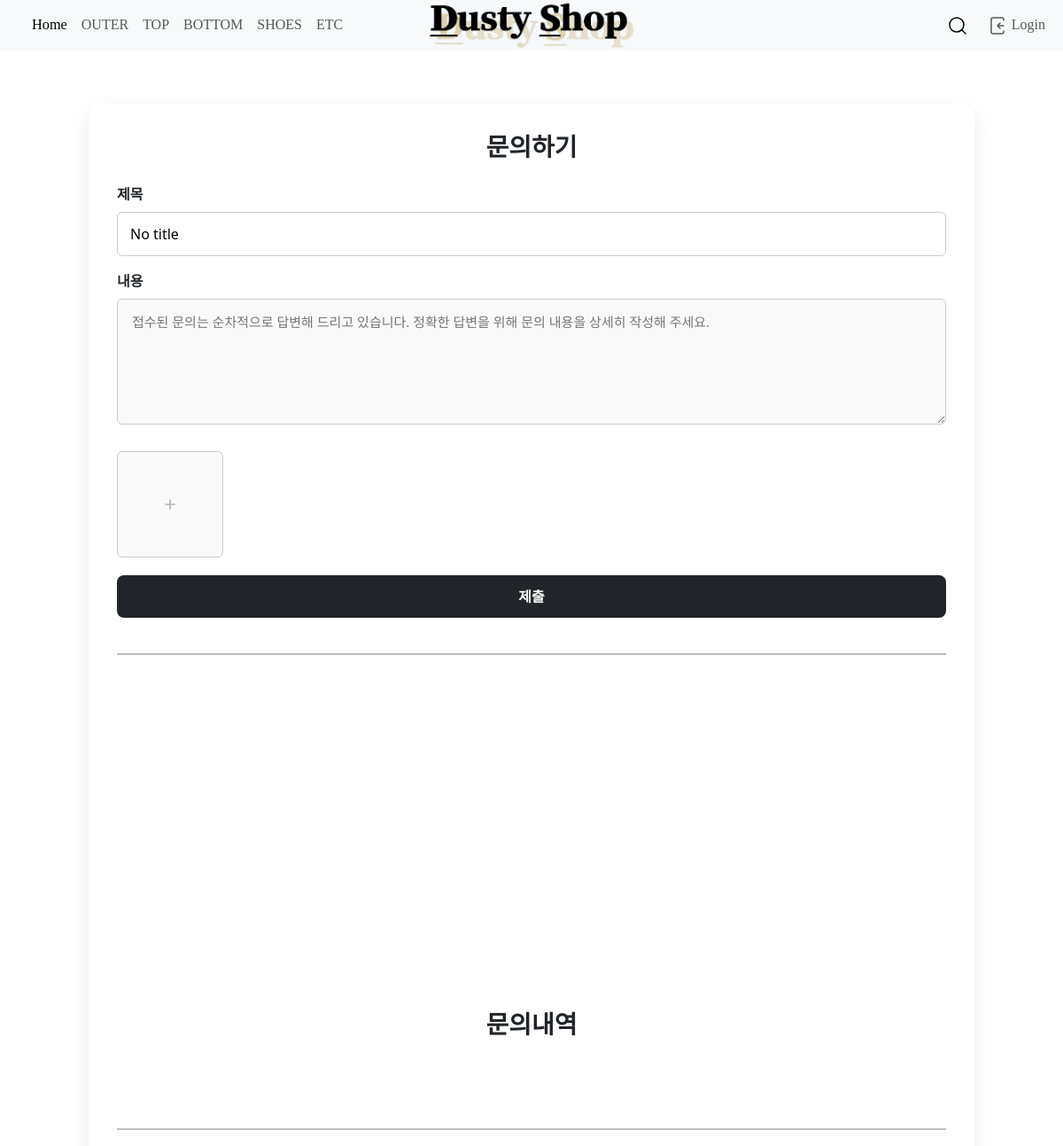
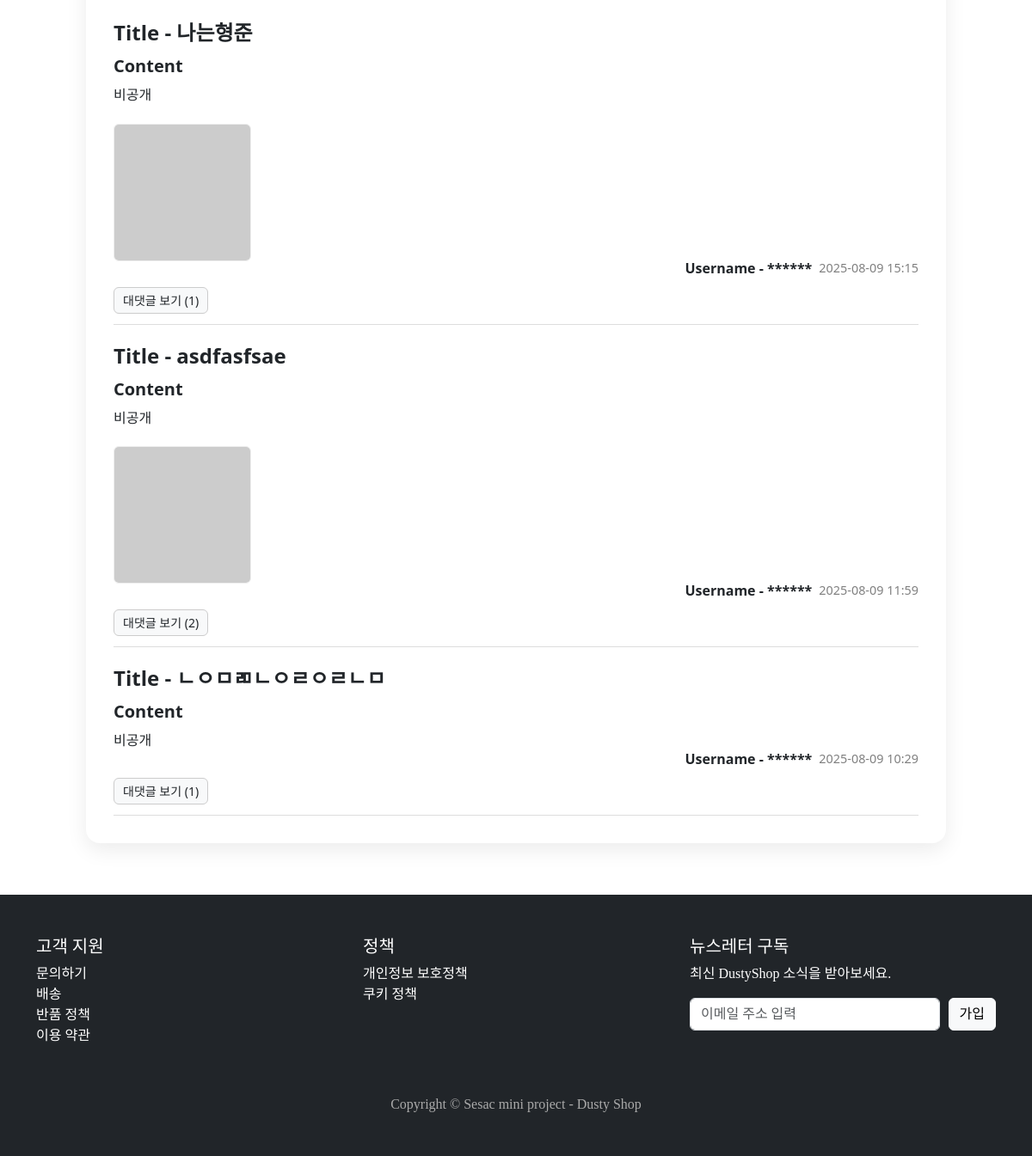
The page /mypage/contact/ on the database its author committed (2 pictures, top to bottom).
### shop/models.py (models this page shows, shortened)
class Comment(models.Model):
    post = models.ForeignKey('Post', on_delete=models.CASCADE,
                             related_name='comments', null=True, blank=True)
    author = models.ForeignKey(User, on_delete=models.CASCADE, null=True, blank=True)
    title = models.CharField(max_length=100, default="No title")
    content = models.TextField()
    uploaded_image = models.ImageField(upload_to='images/', blank=True, null=True)
    created_date = models.DateTimeField(auto_now_add=True, null=True)
    updated_date = models.DateTimeField(auto_now=True, null=True)
    parent = models.ForeignKey('self', null=True, blank=True,
                               on_delete=models.CASCADE, related_name='replies')

### shop/views.py (the view)
# urls.py: path('mypage/contact/', views.contact, name='contact'),
def contact(request):
    if request.method == "POST":
        commentform = CommentForm(request.POST, request.FILES)
        if commentform.is_valid():
            comment = commentform.save(commit=False)
            comment.author = request.user if request.user.is_authenticated else None
            comment.save()
            messages.success(request, "문의가 등록되었습니다.")
            return redirect('contact')
    else:
        commentform = CommentForm()
    qs = Comment.objects.filter(parent__isnull=True).order_by("-created_date")
    comments = qs.select_related('author').prefetch_related('replies__author')
    return render(request, "shop/contact.html", {
        "commentform": commentform,
        "comments": comments,
    })

### shop/forms.py
class CommentForm(forms.ModelForm):
    class Meta:
        model = Comment
        fields = ['title', 'content', 'uploaded_image']
        widgets = {
            'title': forms.TextInput(attrs={
                "style": "width:100%; padding:12px 14px; font-size:16px; "
                         "border:1px solid #ccc; border-radius:6px;"
            }),
            'content': forms.Textarea(attrs={
                "rows": 5,
                "placeholder": (
                    "접수된 문의는 순차적으로 답변해 드리고 있습니다. "
                    "정확한 답변을 위해 문의 내용을 상세히 작성해 주세요."
                ),
                "style": ("width:100%; padding:14px 16px; font-size:15px; "
                          "border:1px solid #ccc; border-radius:6px; background:#f9f9f9;")
            }),
            'uploaded_image': forms.ClearableFileInput(attrs={
                "style": "display:none;"
            })
        }
        labels = {
            'title': '제목',
            'content': '내용',
            'uploaded_image': '사진'
        }

### shop/templates/shop/contact.html (shortened to what this page needs)
{% extends 'shop/base.html' %}
{% block content %}
<div style="max-width: 1000px; margin: 60px auto; padding: 32px;
            background:#fff; border-radius:16px;
            box-shadow:0 8px 24px rgba(0,0,0,.08);">
  <h2 style="text-align:center; margin-bottom:24px; font-size:28px; font-weight:700;">문의하기</h2>
  <form method="post" enctype="multipart/form-data" style="margin-bottom: 40px;">
    {% if commentform.title %}
      <div style="margin-bottom:16px;">
        <label for="{{ commentform.title.id_for_label }}" style="display:block;margin-bottom:8px;font-weight:600;">
          {{ commentform.title.label }}
        </label>
        {{ commentform.title }}
      </div>
    {% endif %}
    <div style="margin-bottom:24px;">
      <label for="{{ commentform.content.id_for_label }}" style="display:block;margin-bottom:8px;font-weight:600;">
        {{ commentform.content.label }}
      </label>
      {{ commentform.content }}
    </div>
    <div id="upload-row" style="display:flex; align-items:center; gap:16px; padding-bottom: 20px;">
        <label for="{{ commentform.uploaded_image.id_for_label }}"
               id="preview"
               style="width:120px;height:120px;border:1px solid #ccc;border-radius:6px;
                      background:#f9f9f9;display:flex;align-items:center;justify-content:center;
                      color:#bbb;font-size:24px; cursor:pointer;">
          +
        </label>
    </div>
    <button type="submit"
            style="display:block; width:100%; padding:12px; font-size:16px; font-weight:600;
                   background:#212529; color:#fff; border:none; border-radius:8px; cursor:pointer;"
            onmouseover="this.style.opacity='0.9'"
            onmouseout="this.style.opacity='1'">
      제출
    </button>
  </form>
  <hr style="border:1px solid #000; margin-bottom:400px;">
  <h2 style="text-align:center; margin-bottom:100px; font-size:28px; font-weight:700;">문의내역</h2>
  <hr style="border:1px solid #000; margin-bottom:20px;">
{% if comments %}
  <ul style="list-style:none; padding:0; margin:0;">
    {% for comment in comments %}
      <li style="border-bottom:1px solid #ddd; padding:12px 0; margin-top:0;">
        {% if comment.title %}
          <div style="margin-top:6px; margin-bottom:6px; font-size:24px; font-weight:700;">
            Title - {{ comment.title }}
          </div>
        {% endif %}
        <div style="font-size:20px; font-weight:600;">Content</div>
        {% if comment.author == user or request.user.is_staff %}
            <p style="margin:6px 0 0; line-height:1.6; white-space:pre-wrap;">{{ comment.content }}</p>
        {% else %}
            <p style="margin:6px 0 0; line-height:1.6; white-space:pre-wrap;">비공개</p>
        {% endif %}
        {% if comment.uploaded_image %}
          {% if comment.author == user or request.user.is_staff %}
            <div style="margin-top:20px;">
              <img src="{{ comment.uploaded_image.url }}"
                   alt=""
                   class="comment-img"
                   style="width:160px;height:160px;object-fit:cover;border-radius:6px;
                          border:1px solid #eee; cursor:pointer;">
            </div>
          {% else %}
            <div style="margin-top:20px;">
              <img src="https://dummyimage.com/100x100/ced4da/6c757d.jpg"
                   alt=""
                   class="comment-img"
                   style="width:160px;height:160px;object-fit:cover;border-radius:6px;
                          border:1px solid #eee; cursor:pointer;">
            </div>
          {% endif %}
        {% endif %}
        <div style="display:flex; align-items:center; margin-top:-4px;">
          <span style="font-size:16px; font-weight:700; margin-left:auto;">
            {% if comment.author == user or request.user.is_staff %}
              Username - {{ comment.author }}
            {% else %}
              Username - ******
            {% endif %}
          </span>
          <span style="color: gray; font-size:0.9em; margin-left:8px;">
            {{ comment.created_date|date:"Y-m-d H:i" }}
          </span>
        </div>
        {% if comment.replies.all %}
          <details style="margin-top:10px;">
            <summary style="cursor:pointer; font-size:14px; padding:4px 10px; background:#f8f9fa; border:1px solid #ccc; border-radius:6px; display:inline-block; user-select:none;">
              대댓글 보기 ({{ comment.replies.count }})
            </summary>
          </details>
        {% endif %}
      </li>
    {% endfor %}
  </ul>
{% else %}
  <p>아직 등록된 문의가 없습니다.</p>
{% endif %}
{% endblock %}

### shop/templates/shop/base.html (style rules this page uses)
html, body { height: 100%; margin: 0; }
body { display: flex; flex-direction: column; }

### rows shown on the page
Comment: title "나는형준", shows "비공개", shows "Username - ******", created_date "2025-08-09 15:15", replies.count "1"
Comment: title "asdfasfsae", shows "비공개", shows "Username - ******", created_date "2025-08-09 11:59", replies.count "2"
Comment: title "ㄴㅇㅁㄻㄴㅇㄹㅇㄹㄴㅁ", shows "비공개", shows "Username - ******", created_date "2025-08-09 10:29", replies.count "1"

### other values the page prints
{{ commentform.title.label }} "제목"
{{ commentform.content.label }} "내용"
